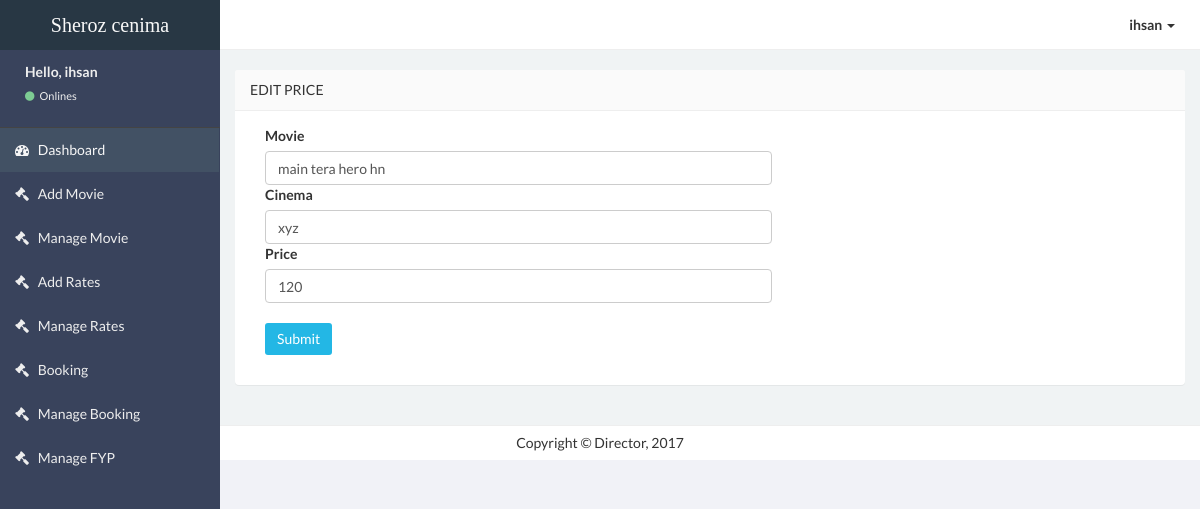
Screenshot of /admin/Director-free/edit_sub_catagory.php?uid=17 (signed in) with the database file from the repository.
### tables this page shows
CREATE TABLE `sub_catagories` (
  `id` int(11) NOT NULL,
  `movie_name` varchar(100) NOT NULL,
  `cinema` varchar(100) NOT NULL,
  `price` varchar(50) NOT NULL
);

### admin/Director-free/connection.php (called while the page is built, shortened)
<?php
$con = mysqli_connect("localhost" , "root" , "" , "php_ticketbooking");
$userid = $_SESSION['id'];
$selectuser = "select * from login where id = '$userid'";
$runuser = mysqli_query($con,$selectuser);
$datauser = mysqli_fetch_array($runuser);
?>

### admin/Director-free/edit_sub_catagory.php (the view, shortened to what this page needs)
<?php include "connection.php" ?>
<!DOCTYPE html>
<html>
<?php include "head.php" ?>
<body class="skin-black">
    <?php include "navbar.php" ?>
    <?php include "sidebar.php" ?>
    <aside class="right-side">
        <section class="content">
            <div class="row">
                <div class="col-lg-12">
                    <section class="panel">
                        <header class="panel-heading">
                            Edit Price
                        </header>
                        <?php $uid = $_GET['uid'];
                        $select = "select * from sub_catagories where id = '$uid'";
                        $res = mysqli_query($con, $select);
                        $data = mysqli_fetch_array($res)
                        ?>
                        <div class="panel-body">
                            <form role="form" method="post">
                                <div class="form-group col-lg-7 col-sm-7">
                                    <label for="exampleInputEmail1">Movie</label>
                                    <input type="text" name="movie" class="form-control" value="<?php echo $data['movie_name']; ?>" required>
                                    <label for="exampleInputEmail1">Cinema</label>
                                    <input type="text" name="cinema" class="form-control" value="<?php echo $data['cinema']; ?>" required>
                                    <label for="exampleInputEmail1">Price</label>
                                    <input type="text" name="price" class="form-control" value="<?php echo $data['price']; ?>" required>
                                    <br> <button type="submit" class="btn btn-info">Submit</button>
                            </form>
                        </div>
                </div>
        </section>
        </div>
    <div class="footer-main">
        Copyright &copy Director, 2017
    </div>
</body>
</html>

### admin/Director-free/navbar.php (shortened to what this page needs)
<header class="header">
    <a href="index.php" class="logo">
        Sheroz cenima
    </a>
    <nav class="navbar navbar-static-top" role="navigation">
        <div class="navbar-right">
            <ul class="nav navbar-nav">
                <li class="dropdown user user-menu">
                    <a href="#" class="dropdown-toggle" data-toggle="dropdown">
                        <span><?php echo $datauser['username']; ?> <i class="caret"></i></span>
                    </a>
                </li>
            </ul>
        </div>
    </nav>
</header>

### admin/Director-free/sidebar.php (shortened to what this page needs)
<div class="wrapper row-offcanvas row-offcanvas-left">
    <aside class="left-side sidebar-offcanvas">
        <section class="sidebar">
            <div class="user-panel">
                <div class="pull-left info">
                    <p>Hello, <?php echo $datauser['username']; ?></p>
                    <a href="#"><i class="fa fa-circle text-success"></i> Onlines</a>
                </div>
            </div>
            <ul class="sidebar-menu">
                <li class="active">
                    <a href="index.php">
                        <i class="fa fa-dashboard"></i> <span>Dashboard</span>
                    </a>
                </li>
                <li>
                    <a href="add_catagory.php">
                        <i class="fa fa-gavel"></i> <span>Add Movie</span>
                    </a>
                </li>
                <li>
                    <a href="manage_catagory.php">
                        <i class="fa fa-gavel"></i> <span>Manage Movie</span>
                    </a>
                </li>
                <li>
                    <a href="add_sub_catagory.php">
                        <i class="fa fa-gavel"></i> <span>Add Rates</span>
                    </a>
                </li>
                <li>
                    <a href="manage_sub_catagory.php">
                        <i class="fa fa-gavel"></i> <span>Manage Rates</span>
                    </a>
                </li>
                <li>
                    <a href="add_product.php">
                        <i class="fa fa-gavel"></i> <span>Booking</span>
                    </a>
                </li>
                <li>
                    <a href="manage_product.php">
                        <i class="fa fa-gavel"></i> <span>Manage Booking</span>
                    </a>
                </li>
                <li>
                    <a href="testing.php">
                        <i class="fa fa-gavel"></i> <span>Manage FYP</span>
                    </a>
                </li>
            </ul>
        </section>
    </aside>

### rows the page displays
sub_catagories: movie "main tera hero hn", cinema "xyz", price "120"

### other values shown
$datauser['username'] "ihsan"
